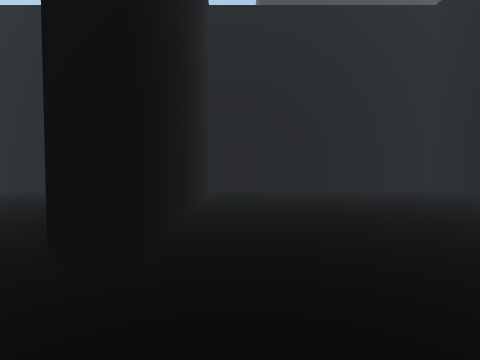
View 1 (above)

24 first-person views from a walk through a 3-D level made in the Unity game engine. The camera is 1.3 m above the floor, tilts 2° down and sees 85° across. The floor is counted in squares, 2 m on a side. Each view is taken from the middle of a square. On the plan, view 1 faces up. The plan holds only what a view shows up to about 9 squares ahead; the rest is blank. The place goes on beyond the plan. The player is left out. Surface patterns are stand-ins for the level's own textures.

View 2
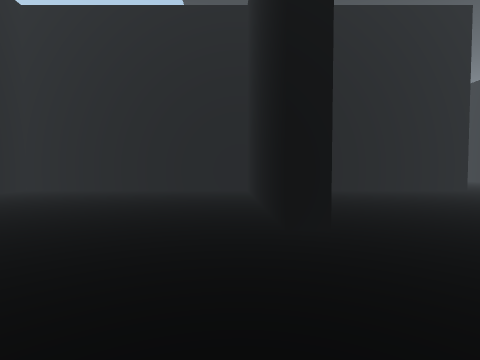

View 3
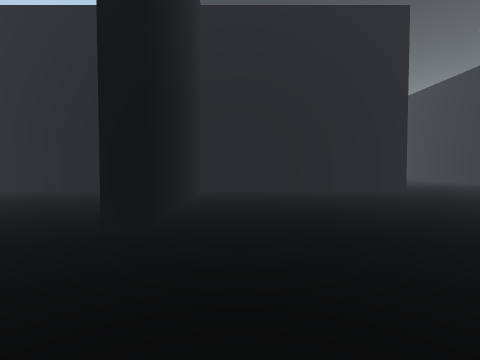

View 4
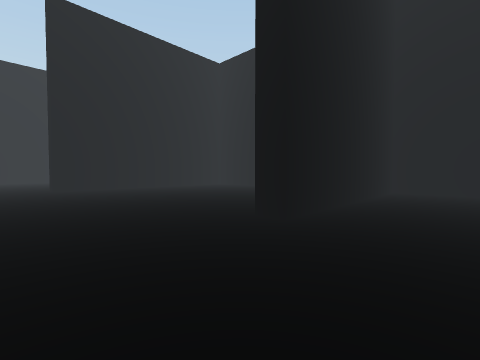

View 5
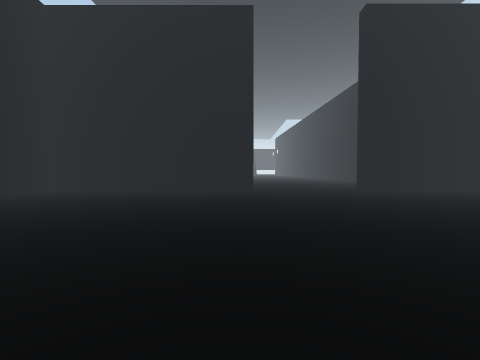

View 6
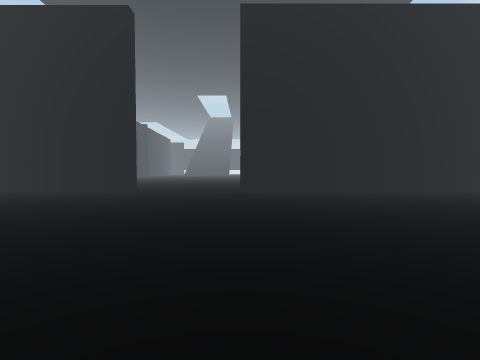

View 7
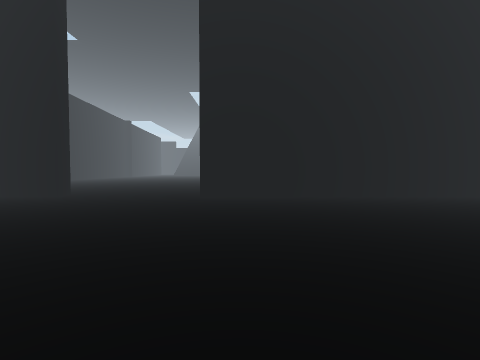

View 8
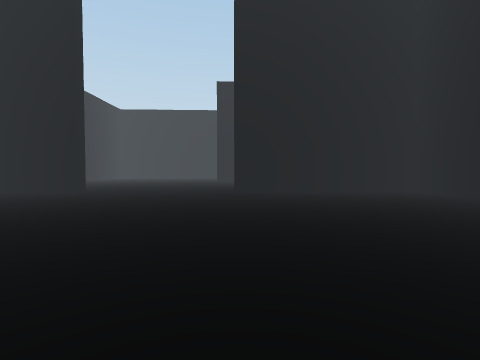

View 9
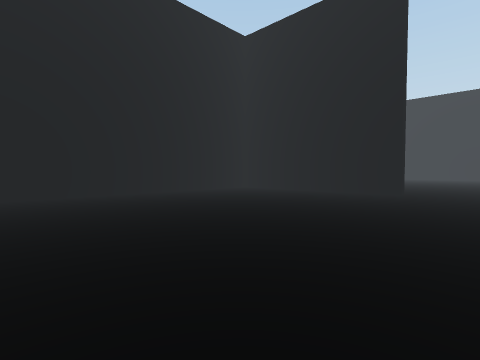

View 10
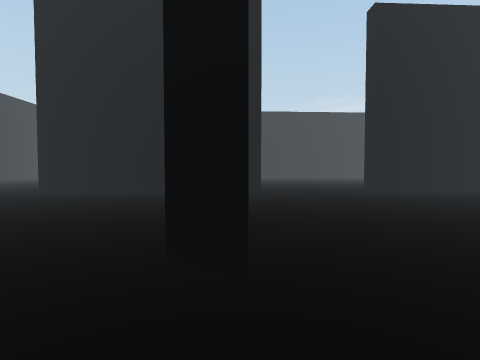

View 11
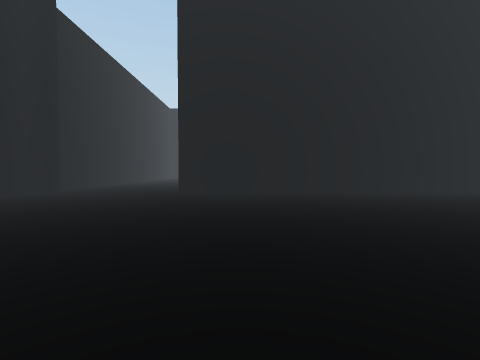

View 12
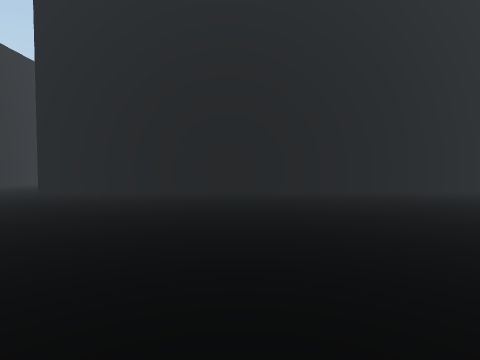

View 13
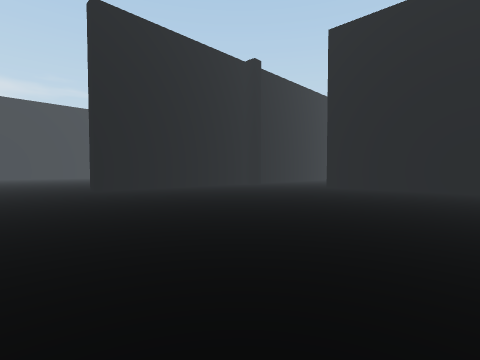

View 14
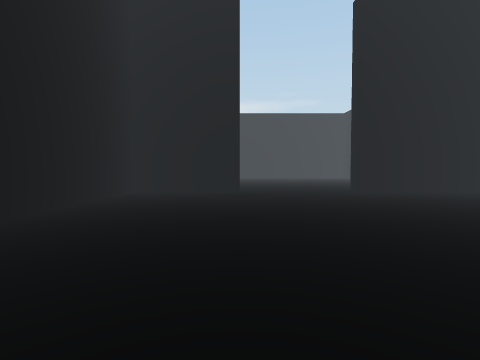

View 15
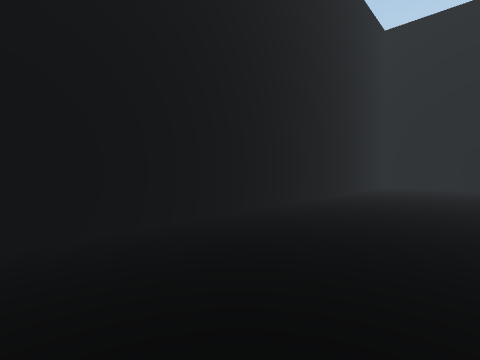

View 16
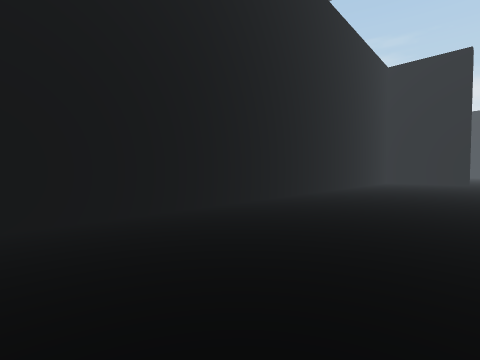

View 17
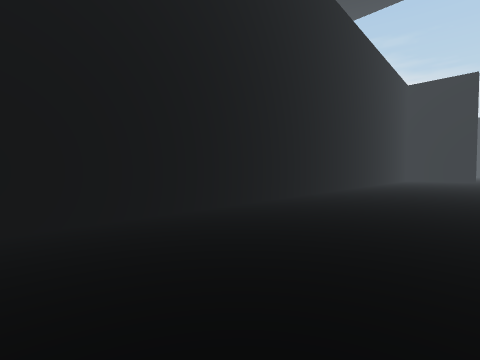

View 18
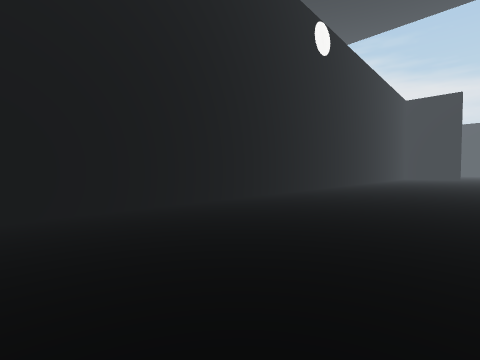

View 19
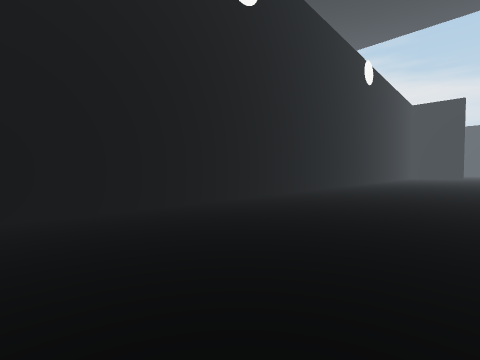

View 20
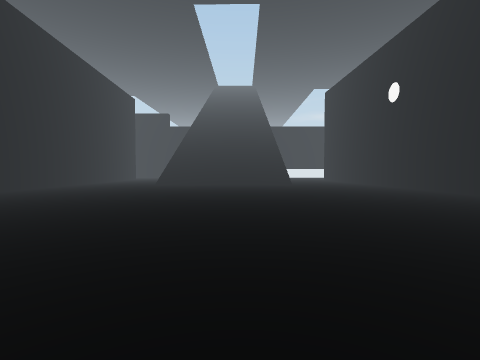

View 21
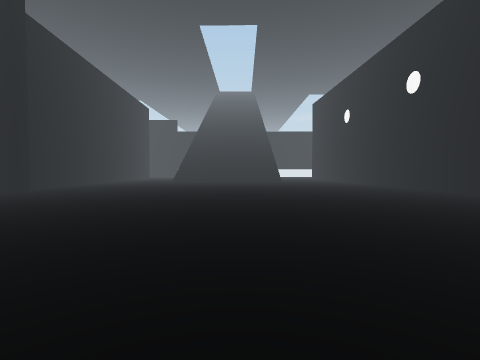

View 22
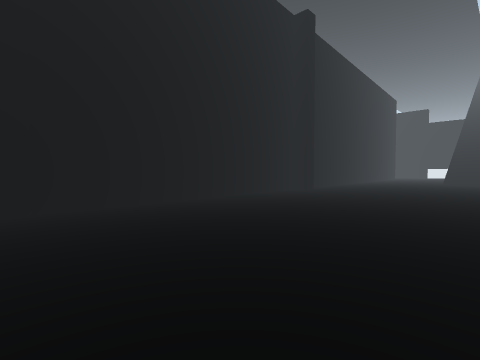

View 23
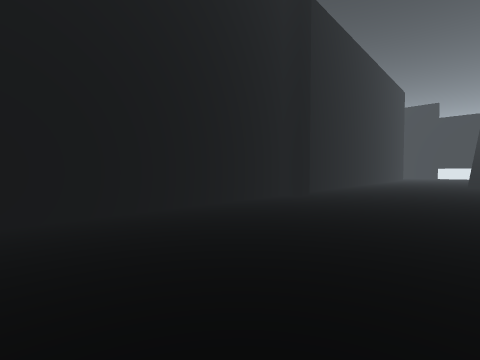

View 24
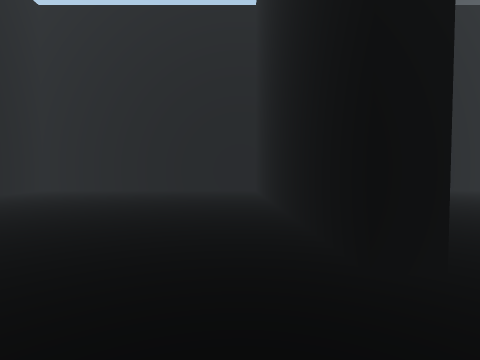

### Floor plan
Points are (right, up) in squares from view 1. A wall is a line through its corners. A room is listed if a view was taken in it or the views show most of it. See-through windows are left out.
Room 1 (views 1, 2, 3, 4, 5, 6, 7, 8, 9, 24)
walls: (6.7, -1.9) (7.2, -1.9) (7.4, -5.1); (9.5, -7.3) (14.8, -7.3); (12.4, 8.6) (6.8, 8.6) (7, 2.8) (6.5, 2.8) (6.3, 8.6) (-1, 8.6) (-0.7, 1.6) (-1.2, 1.6) (-1.5, 8.6) (-8.4, 8.6) (-8.4, 6.9); (24.9, 8.6) (17, 8.6)
ways out: opening at (14.5, 7.3) to room 2
Room 2 (views 10, 11, 12, 13, 14, 15, 16, 17, 18, 19, 20, 21, 22, 23)
walls: (5.9, 29.8) (6.6, 13.3) (6, 13.2); (6.4, 30.2) (6.4, 29.8); (9.6, 9.1) (13.4, 9.1) (13.4, 8.6) (12.4, 8.6); (17, 8.6) (17, 9.1) (20.2, 9.1) (19.2, 34); (6.2, 9.7) (6.7, 9.7) (6.7, 9.1) (7.6, 9.1); (5.7, 34) (5.8, 30.9)
ways out: opening at (14.5, 7.3) to room 1; opening at (5.5, 11.5)

Positions as (right, up) in squares from view 1, and headings:
1: (0, 0), facing up
2: (6, 0), facing up
3: (8, 0), facing up
4: (9, 0), facing up-left
5: (13, 0), facing up
6: (17, 0), facing up
7: (18, 2), facing up
8: (15, 3), facing left
9: (15, 0), facing down-left
10: (15, 9), facing left
11: (14, 15), facing left
12: (14, 19), facing left
13: (16, 18), facing down-left
14: (17, 17), facing down
15: (17, 20), facing down-right
16: (16, 24), facing down-right
17: (16, 28), facing down-right
18: (15, 32), facing down-right
19: (15, 34), facing down-right
20: (13, 25), facing up
21: (13, 22), facing up
22: (11, 22), facing up-left
23: (10, 24), facing up-left
24: (-2, 0), facing up
